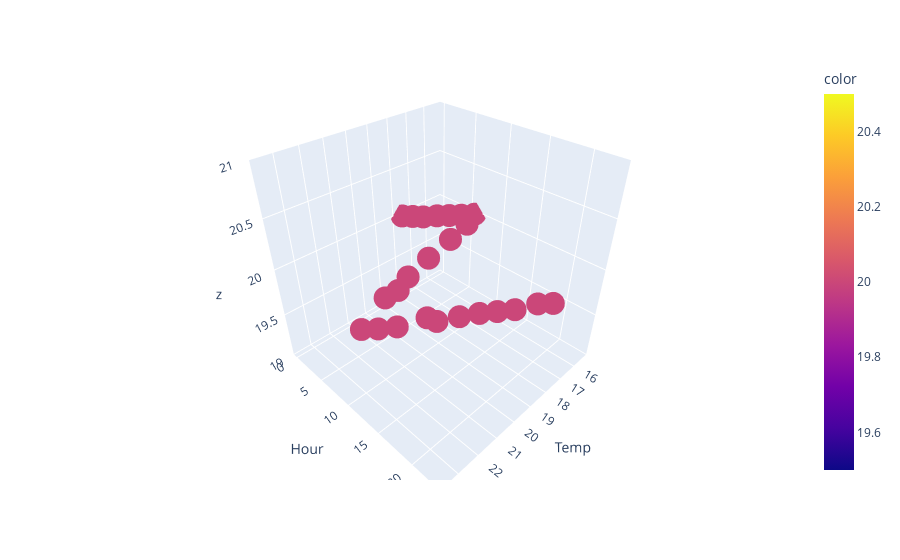

The cell this chart's notebook holds for it:
### Code cell
fig = px.scatter_3d(weatherforecast, x='Temp', y='Hour', z=forecast_DH,
              color=forecast_DH.round())
fig.show()

### Figure 1 — Plotly figure (JSON) as saved in the notebook; plotly's stock layout.template omitted (floating-point values rounded to 4 significant figures)
{"data": [{"hovertemplate": "Temp=%{x}<br>Hour=%{y}<br>z=%{z}<br>color=%{marker.color}<extra></extra>", "legendgroup": "", "marker": {"color": [20, 20, 20, 20, 20, 20, 20, 20, 20, 20, 20, 20, 20, 20, 20, 20, 20, 20, 20, 20, 20, 20, 20, 20], "coloraxis": "coloraxis", "symbol": "circle"}, "mode": "markers", "name": "", "scene": "scene", "showlegend": false, "type": "scatter3d", "x": [17.7, 17.4, 17.1, 16.6, 16.2, 15.8, 15.3, 16.2, 17.6, 19.2, 20.6, 21.4, 22, 23.6, 23.2, 22.7, 21.7, 21.6, 20.9, 20.3, 19.8, 19.3, 18.5, 18.1], "y": [0, 1, 2, 3, 4, 5, 6, 7, 8, 9, 10, 11, 11, 13, 14, 15, 16, 17, 18, 19, 20, 21, 22, 23], "z": [20, 20, 20, 20, 20, 20, 20, 20, 20, 20, 20, 20, 20, 20, 20, 20, 20, 20, 20, 20, 20, 20, 20, 20]}], "layout": {"coloraxis": {"colorbar": {"title": {"text": "color"}}, "colorscale": [[0, "#0d0887"], [0.1111, "#46039f"], [0.2222, "#7201a8"], [0.3333, "#9c179e"], [0.4444, "#bd3786"], [0.5556, "#d8576b"], [0.6667, "#ed7953"], [0.7778, "#fb9f3a"], [0.8889, "#fdca26"], [1, "#f0f921"]]}, "legend": {"tracegroupgap": 0}, "margin": {"t": 60}, "scene": {"domain": {"x": [0, 1], "y": [0, 1]}, "xaxis": {"title": {"text": "Temp"}}, "yaxis": {"title": {"text": "Hour"}}, "zaxis": {"title": {"text": "z"}}}}}
